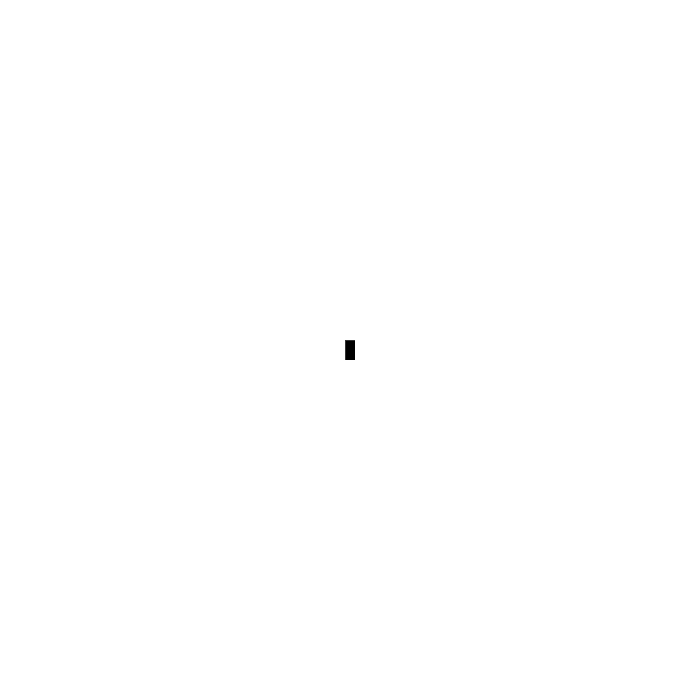
Frame 1 (no input)
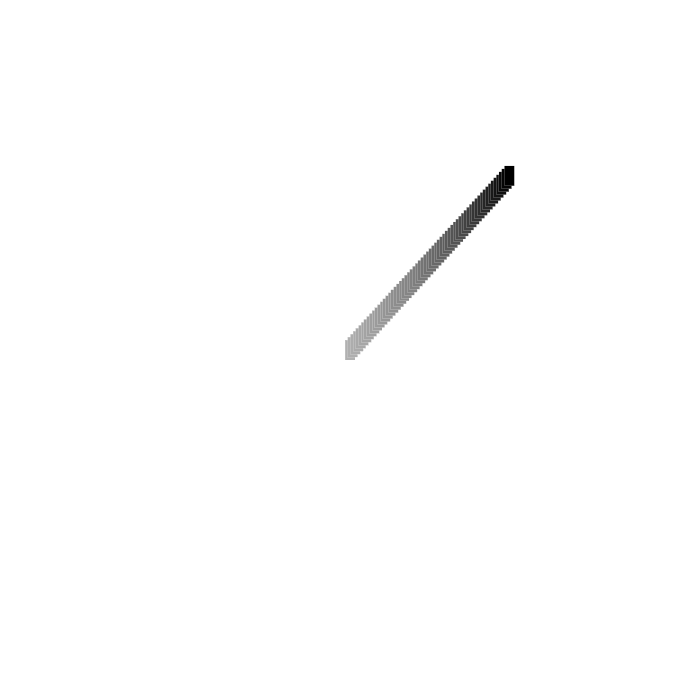
Frame 60 (the mouse pressed at the canvas centre just before this capture)
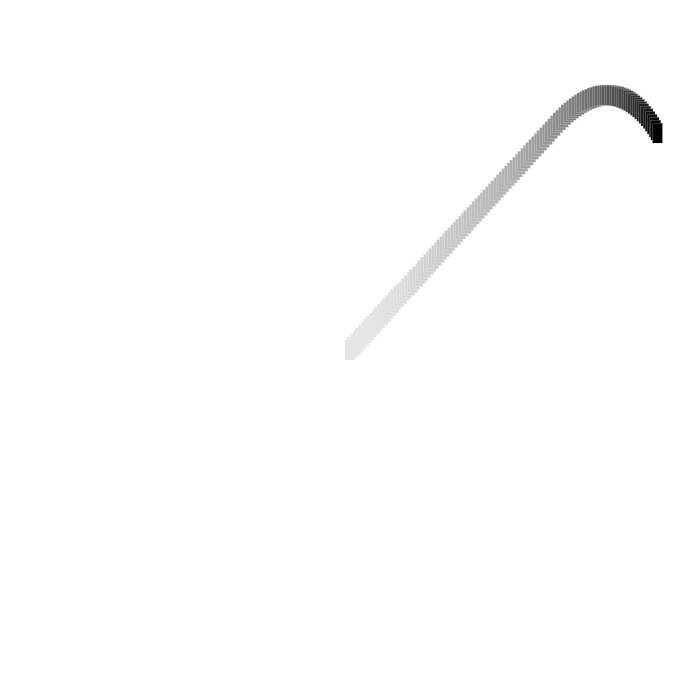
Frame 120 (the mouse held since frame 60 and released just before this capture)

The Processing sketch that drew these frames (run headless with seeded random() and noise(); from frame 60 on, the mouse is pressed at the canvas centre):

// Processing sketch: Agents63_bounding_box_
// ── Agents63_bounding_box_.pde

veh v ;

boolean debug = true ;
float d = 125 ;

void setup() {
  size(700, 700);
  background(255);
  v= new veh(width/2, height/2);
}

void draw() {
  fill(255,5);
  noStroke();
  rectMode(LEFT);
  rect(0,0,width,height);
  noFill();
    
  v.bound();
  v.run();
}

void mousePressed(){
  debug =  !debug;
}
// ── Veh.pde
class veh {
  float r, mS, mF ;
  PVector pos, acc, vel ;

  veh(float x_, float y_) {
    acc= new PVector(0, 0);
    vel = new PVector(random(-3,3),random(-2,2));
    vel.mult(5);
    pos = new PVector(x_, y_);
    r = 10 ;
    mS = 4 ;
    mF = 0.15 ;
  }

  void run() {
    show();
    update();
  }

  void bound() {
    PVector des = null;
    if (pos.x < d) {
      des = new PVector(mS, vel.y);
    } else if (pos.x > width-d) {
      des = new PVector(-mS, vel.y);
    }

    if (pos.y < d) {
      des = new PVector(vel.x, mS );
    } else if (pos.y > height-d) {
      des = new PVector( vel.x, -mS);
    }

    if (des !=null) {
      des.normalize();
      des.mult(mS);
      PVector S = PVector.sub(des, vel);
      S.limit(mF);
      aF(S);
    }
  }

  void aF (PVector f_) {
    acc.add(f_);
  }



  void update() {
    vel.add(acc);
    vel.limit(mS);
    pos.add(vel);
    acc.mult(0);
  }

  void show() {
    fill(0);
    stroke(255);
    strokeWeight(0.2);
    rectMode(CENTER);
    rect(pos.x, pos.y, r, 2*r);
  }
}
